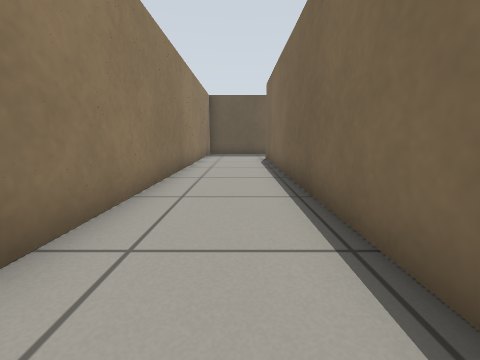
View 1 (above)

22 first-person views from a walk through a robot-simulator world made for Gazebo. The camera is 0.5 m above the floor, tilts 10° down and sees 90° across. The floor is counted in squares, 0.5 m on a side. Each view is taken from the middle of a square. On the plan, view 1 faces up. The plan holds only what a view shows up to about 10 squares ahead; the rest is blank. The place goes on beyond the plan. Robots are left out.

View 2
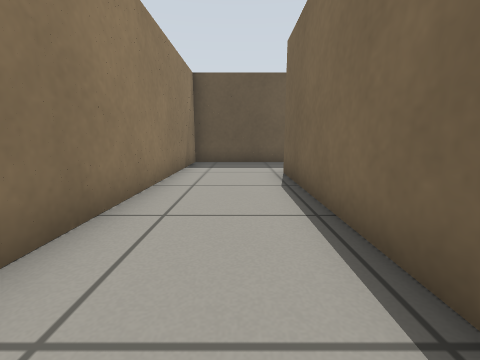

View 3
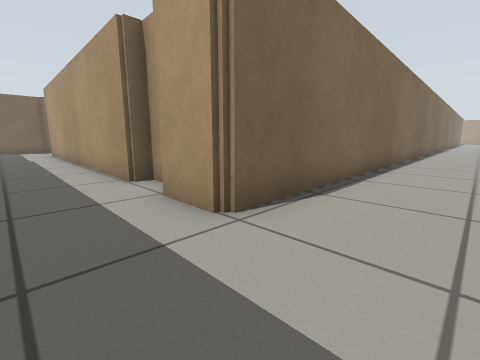

View 4
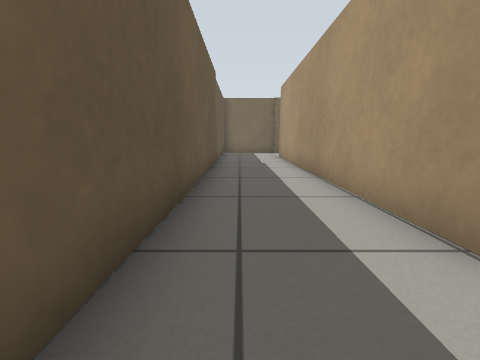

View 5
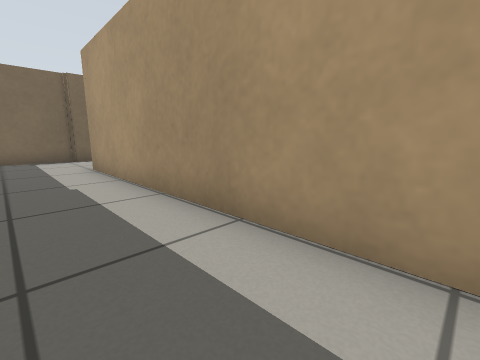

View 6
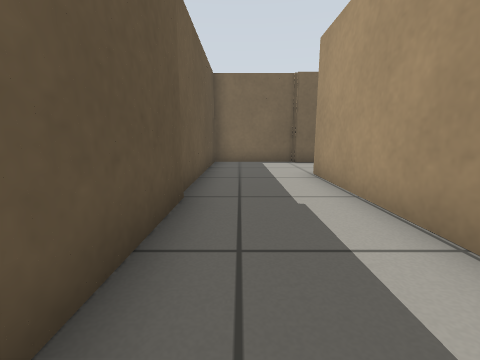

View 7
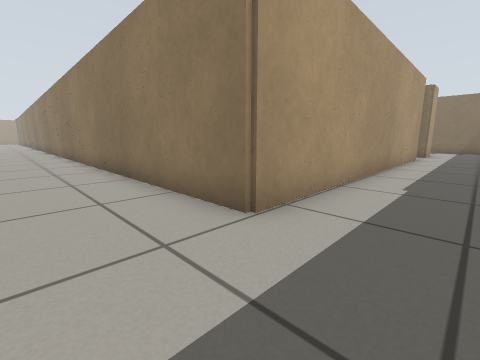

View 8
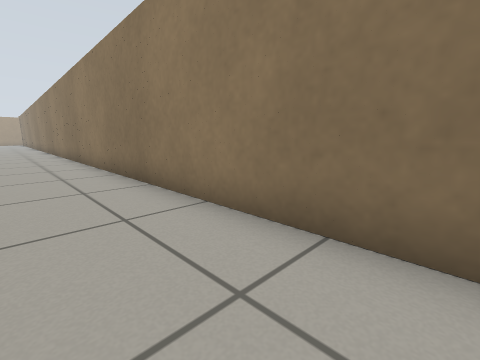

View 9
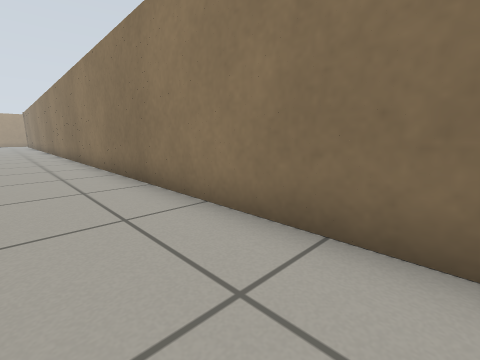

View 10
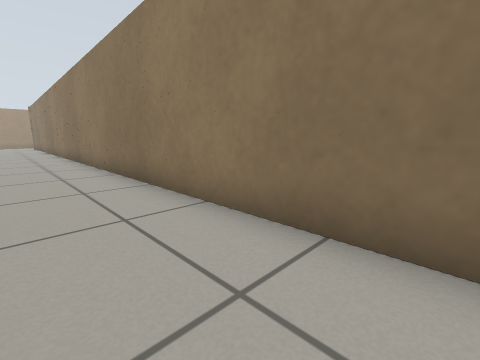

View 11
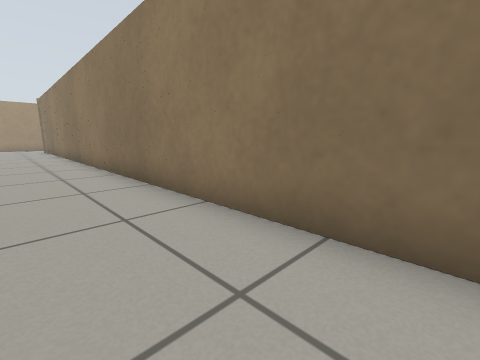

View 12
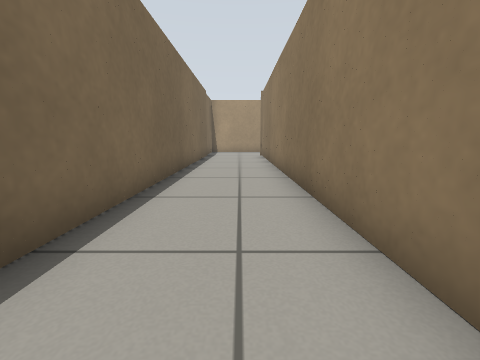

View 13
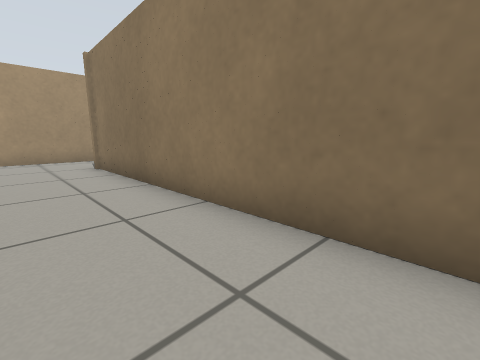

View 14
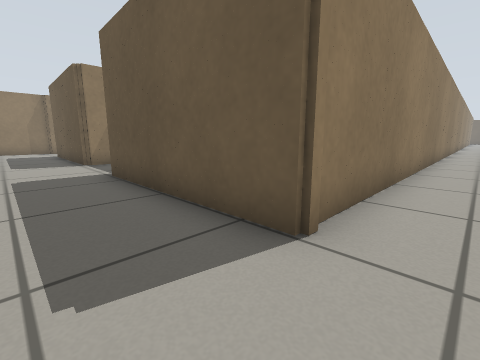

View 15
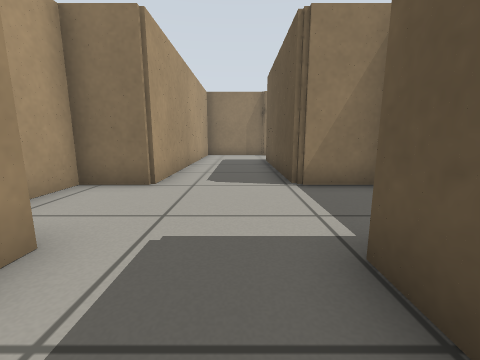

View 16
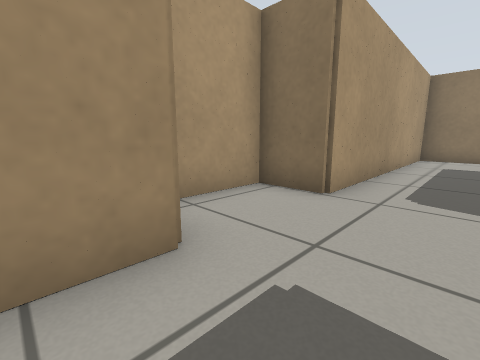

View 17
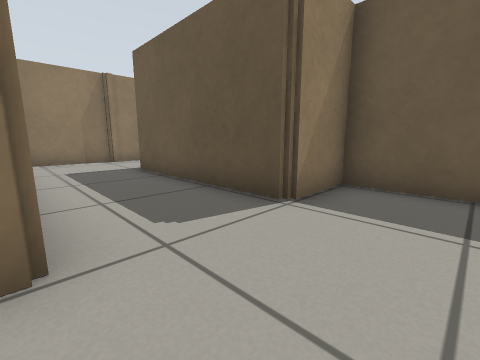

View 18
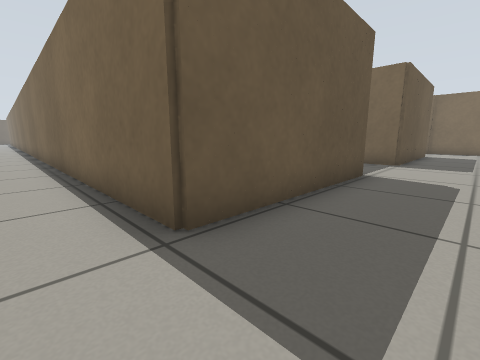

View 19
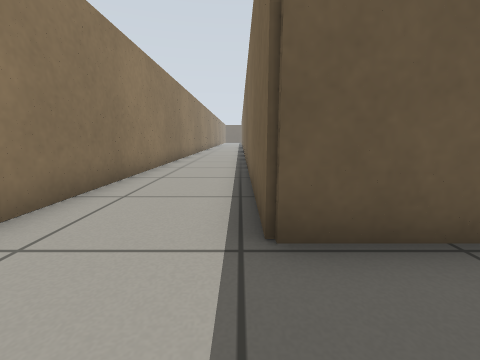

View 20
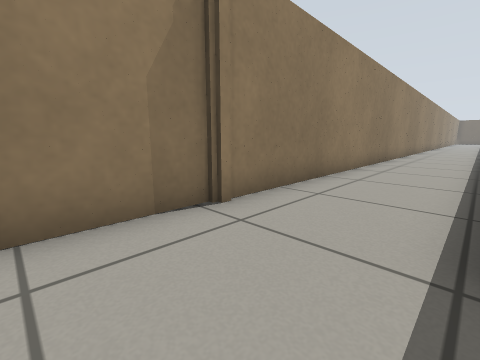

View 21
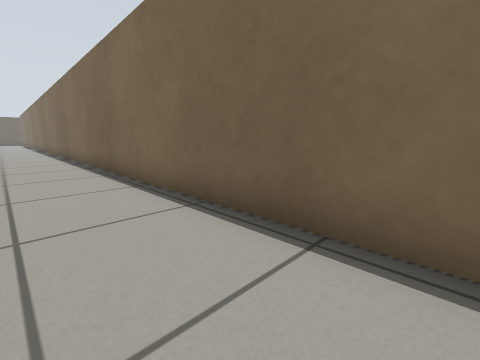

View 22
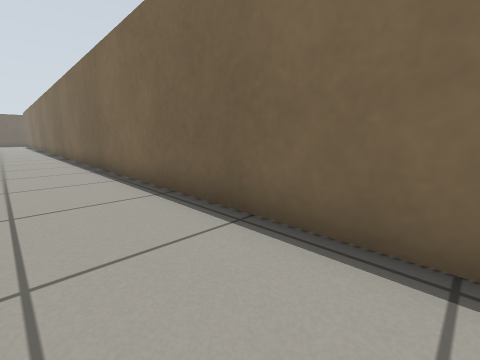

### Floor plan
Points are (right, up) in squares from view 1. A wall is a line through its corners. A room is listed if a view was taken in it or the views show most of it. See-through windows are left out.
Room 1 (views 1, 2, 3, 4, 5, 6, 7, 8, 9, 10, 11, 12, 13, 14, 15, 16, 17, 18, 19, 20, 21, 22)
walls: (1.3, 1) (1.3, 11.9) (2.9, 11.9); (-1.8, -22) (-1.8, -34.8) (7, -34.8) (7, -36.4) (9, -36.4); (4, 11.4) (4.5, 11.4) (4.5, 11.9) (15.7, 11.9) (15.7, -31.9) (10.1, -31.9) (10.1, -30.8); (9.1, -29.8) (7, -29.8) (7, -31.9) (1.3, -31.9) (1.3, -9.5); (1.9, 14.9) (-1.8, 14.9) (-1.8, 1.6); (18.8, -28.4) (18.8, -19.6); (9.8, -34.8) (11.1, -34.8); (18.8, 10.9) (18.8, 11.9); (19, 11.8) (19, 14.9) (3.8, 14.9); (15, -34.8) (18, -34.8)

Positions as (right, up) in squares from view 1, and headings:
1: (0, 0), facing up
2: (0, 5), facing up
3: (-1, 14), facing down-right
4: (3, 14), facing right
5: (7, 14), facing down-right
6: (9, 14), facing right
7: (18, 14), facing down-left
8: (18, 7), facing down-left
9: (18, 1), facing down-left
10: (18, -5), facing down-left
11: (18, -11), facing down-left
12: (17, -18), facing down
13: (18, -23), facing down-left
14: (17, -34), facing up-left
15: (12, -33), facing left
16: (11, -33), facing down-left
17: (9, -35), facing up-left
18: (0, -34), facing up-right
19: (1, -34), facing up
20: (1, -34), facing up-left
21: (-1, -27), facing up-right
22: (-1, -22), facing up-right
